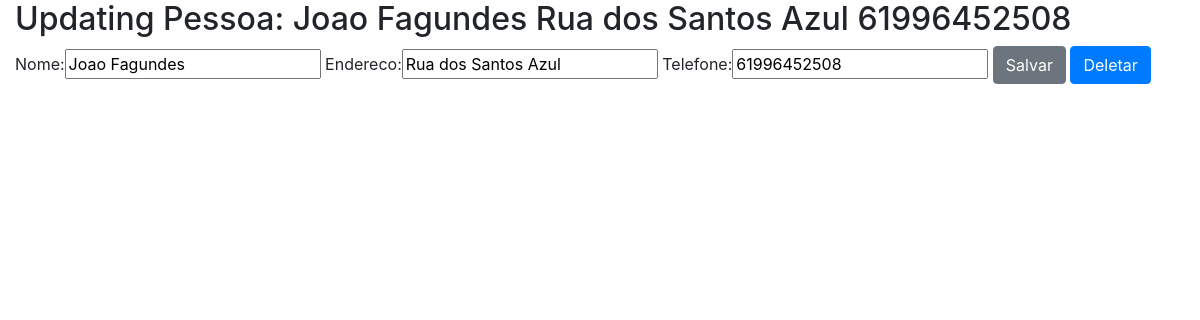
Page /sistema/pessoa-update/1/ on the committed database.
### core/models.py (models this page shows)
class Pessoa(models.Model):
	nome = models.CharField(max_length=100)
	endereco = models.CharField(max_length=200)
	telefone = models.CharField(max_length=20)
	def __str__(self):
		return self.nome + " " + self.endereco + " " + self.telefone

### core/views.py (the view)
# urls.py: url(r'^pessoa-update/(?P<id>\d+)/', pessoa_update, name='core_pessoa_update'),
def pessoa_update(request,id):
	data = {}
	pessoa = Pessoa.objects.get(id=id)
	form = PessoaForm(request.POST or None, instance=pessoa)
	data['pessoa'] = pessoa
	data['form'] = form
	if request.method == 'POST':
		if form.is_valid():
			form.save()
			return redirect('core_lista_pessoas')
	else:
		return render(request, 'core/update_pessoa.html', data)

### core/forms.py
class PessoaForm(ModelForm):
	class Meta:
		model = Pessoa
		fields = '__all__'

### core/templates/core/update_pessoa.html (shortened to what this page needs)
{% extends 'base.html' %}
{% block main %}
{% load bootstrap %}
<div class="row">
	<div class="col-12">
		<h2>Updating Pessoa: {{ pessoa}}</h2>
	</div>
</div>
<div class="row">
	<div class="col">
			<form action="{% url 'core_pessoa_update' pessoa.id %}" method="POST">
				{{ form|bootstrap }}
				<button class="text-center btn btn-secondary" type="submit">Salvar</button>
				<a class="btn btn-primary" href="{% url 'core_pessoa_delete' pessoa.id %}">Deletar</a>
	</div>
	</div>
{% endblock %}

### rows in the picture
Pessoa: nome+endereco+telefone "Joao Fagundes Rua dos Santos Azul 61996452508", nome "Joao Fagundes", endereco "Rua dos Santos Azul", telefone "61996452508"
